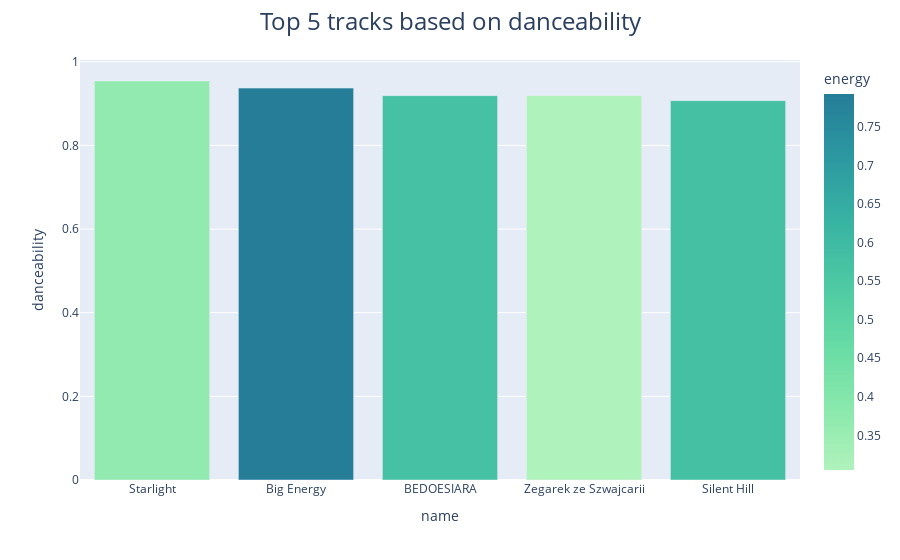

The code cell stored with this chart in its notebook:
### Code cell
topNTracks(df)

### Figure 1 — Plotly figure (JSON) as saved in the notebook; plotly's stock layout.template omitted (floating-point values rounded to 4 significant figures)
{"data": [{"alignmentgroup": "True", "hovertemplate": "name=%{x}<br>danceability=%{y}<br>energy=%{marker.color}<extra></extra>", "legendgroup": "", "marker": {"color": [0.367, 0.793, 0.575, 0.305, 0.577], "coloraxis": "coloraxis", "pattern": {"shape": ""}}, "name": "", "offsetgroup": "", "orientation": "v", "showlegend": false, "textposition": "auto", "type": "bar", "x": ["Starlight", "Big Energy", "BEDOESIARA", "Zegarek ze Szwajcarii", "Silent Hill"], "xaxis": "x", "y": [0.954, 0.937, 0.919, 0.919, 0.907], "yaxis": "y"}], "layout": {"barmode": "relative", "coloraxis": {"colorbar": {"title": {"text": "energy"}}, "colorscale": [[0, "rgb(176, 242, 188)"], [0.1667, "rgb(137, 232, 172)"], [0.3333, "rgb(103, 219, 165)"], [0.5, "rgb(76, 200, 163)"], [0.6667, "rgb(56, 178, 163)"], [0.8333, "rgb(44, 152, 160)"], [1, "rgb(37, 125, 152)"]]}, "legend": {"tracegroupgap": 0}, "margin": {"t": 60}, "title": {"font": {"size": 24}, "text": "Top 5 tracks based on danceability", "x": 0.5}, "xaxis": {"anchor": "y", "domain": [0, 1], "title": {"text": "name"}}, "yaxis": {"anchor": "x", "domain": [0, 1], "title": {"text": "danceability"}}}}
